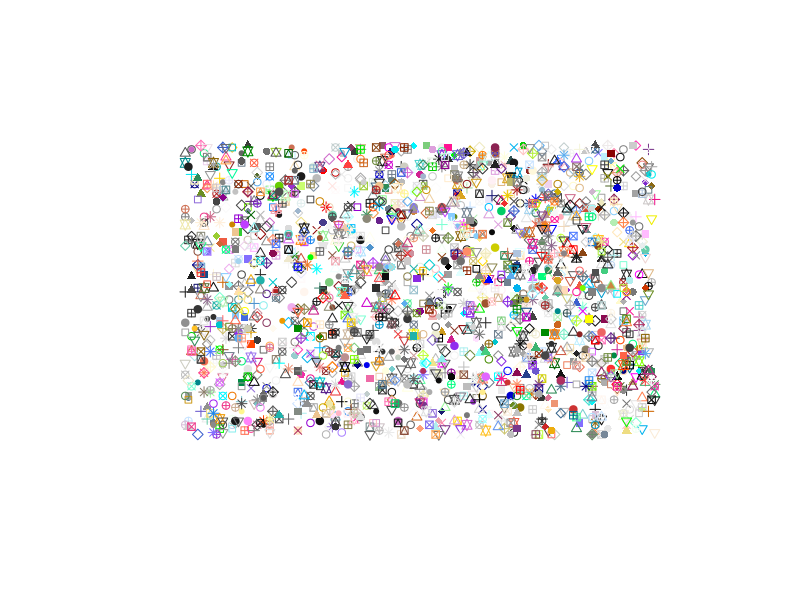

Recreate this plot in R.
rep = 0 
plot(0,0,col = "white", xlab = "", ylab = "", axes=F)
while (rep < 2000){
  points(sample(seq(-0.75,0.75,.01),1),
         sample(seq(-0.75,0.75,.01),1),pch = sample(seq(1,25,1),1),col=sample(colors(),1))
  rep=rep+1
}
